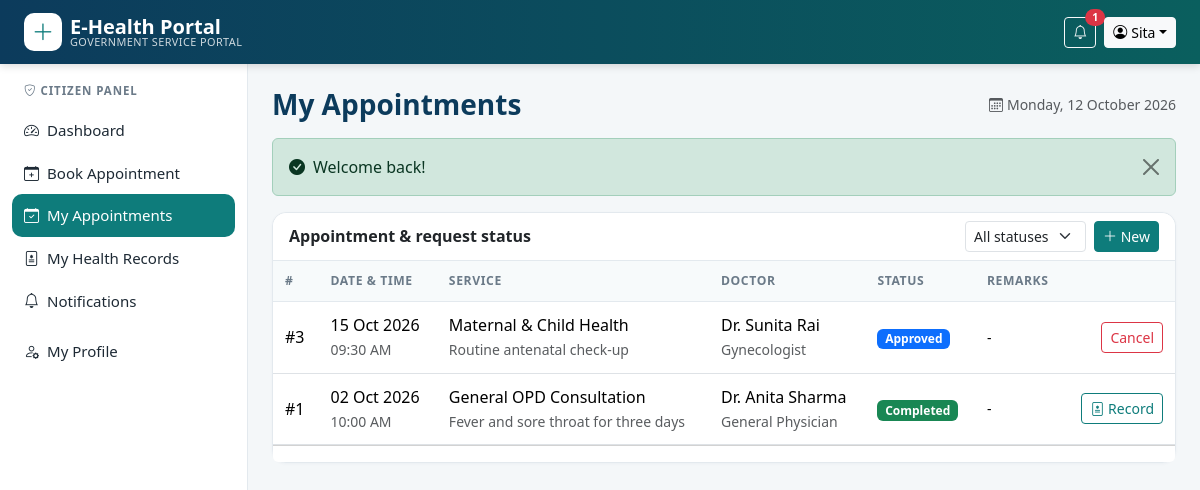
/citizen/appointments.php (signed in), run on the app's committed database.
### tables this page shows
CREATE TABLE users (
  user_id     INT UNSIGNED AUTO_INCREMENT PRIMARY KEY,
  name        VARCHAR(100) NOT NULL,
  email       VARCHAR(150) NOT NULL UNIQUE,
  password    VARCHAR(255) NOT NULL,
  role        ENUM('admin','doctor','citizen') NOT NULL DEFAULT 'citizen',
  phone       VARCHAR(20)  DEFAULT NULL,
  gender      ENUM('male','female','other') DEFAULT NULL,
  dob         DATE DEFAULT NULL,
  address     VARCHAR(200) DEFAULT NULL,
  status      ENUM('active','inactive') NOT NULL DEFAULT 'active',
  failed_logins TINYINT UNSIGNED NOT NULL DEFAULT 0,
  locked_until  DATETIME DEFAULT NULL,
  created_at  TIMESTAMP DEFAULT CURRENT_TIMESTAMP
);

CREATE TABLE appointments (
  appointment_id   INT UNSIGNED AUTO_INCREMENT PRIMARY KEY,
  user_id          INT UNSIGNED NOT NULL,
  service_id       INT UNSIGNED NOT NULL,
  doctor_id        INT UNSIGNED NOT NULL,
  appointment_date DATE NOT NULL,
  appointment_time TIME NOT NULL,
  reason           VARCHAR(500) DEFAULT NULL,
  status           ENUM('pending','approved','completed','cancelled','rejected') NOT NULL DEFAULT 'pending',
  admin_note       VARCHAR(300) DEFAULT NULL,
  created_at       TIMESTAMP DEFAULT CURRENT_TIMESTAMP,
  updated_at       TIMESTAMP DEFAULT CURRENT_TIMESTAMP ON UPDATE CURRENT_TIMESTAMP,
  INDEX idx_slot (doctor_id, appointment_date, appointment_time),
  CONSTRAINT fk_app_user    FOREIGN KEY (user_id)    REFERENCES users(user_id)               ON DELETE CASCADE,
  CONSTRAINT fk_app_service FOREIGN KEY (service_id) REFERENCES health_services(service_id)  ON DELETE CASCADE,
  CONSTRAINT fk_app_doctor  FOREIGN KEY (doctor_id)  REFERENCES doctors(doctor_id)           ON DELETE CASCADE
);

CREATE TABLE health_services (
  service_id   INT UNSIGNED AUTO_INCREMENT PRIMARY KEY,
  service_name VARCHAR(120) NOT NULL,
  description  TEXT,
  department   VARCHAR(80) NOT NULL,
  status       ENUM('active','inactive') NOT NULL DEFAULT 'active',
  created_at   TIMESTAMP DEFAULT CURRENT_TIMESTAMP
);

CREATE TABLE doctors (
  doctor_id      INT UNSIGNED AUTO_INCREMENT PRIMARY KEY,
  user_id        INT UNSIGNED DEFAULT NULL UNIQUE,
  name           VARCHAR(100) NOT NULL,
  specialization VARCHAR(100) NOT NULL,
  department     VARCHAR(80)  NOT NULL,
  contact        VARCHAR(20)  DEFAULT NULL,
  status         ENUM('active','inactive') NOT NULL DEFAULT 'active',
  created_at     TIMESTAMP DEFAULT CURRENT_TIMESTAMP,
  CONSTRAINT fk_doc_user FOREIGN KEY (user_id) REFERENCES users(user_id) ON DELETE SET NULL
);

### includes/db.php (called while the page is built, shortened)
<?php
function db(): PDO
{
    static $pdo = null;
    if ($pdo === null) {
        try {
            $dsn = 'mysql:host=' . DB_HOST . ';port=' . DB_PORT . ';dbname=' . DB_NAME . ';charset=utf8mb4';
            $pdo = new PDO($dsn, DB_USER, DB_PASS, [
                PDO::ATTR_ERRMODE            => PDO::ERRMODE_EXCEPTION,
                PDO::ATTR_DEFAULT_FETCH_MODE => PDO::FETCH_ASSOC,
                PDO::ATTR_EMULATE_PREPARES   => false,
            ]);
            $pdo->exec("SET time_zone = '+05:45'");
        } catch (PDOException $e) {
            http_response_code(500);
            die('<div style="font-family:sans-serif;max-width:600px;margin:60px auto;padding:20px;border:1px solid #f5c2c7;background:#f8d7da;border-radius:8px">'
              . '<h3>Database connection failed</h3><p>Please make sure <b>MySQL is running in XAMPP</b> and that you imported '
              . '<code>database/ehealth_db.sql</code>. Check the credentials in <code>config/config.php</code>.</p></div>');
        }
    }
    return $pdo;
}
function q(string $sql, array $params = []): PDOStatement
{
    $st = db()->prepare($sql);
    $st->execute($params);
    return $st;
}
function fetch_all(string $sql, array $params = []): array { return q($sql, $params)->fetchAll(); }
function fetch_one(string $sql, array $params = []): ?array { $r = q($sql, $params)->fetch(); return $r ?: null; }
function fetch_val(string $sql, array $params = []) { return q($sql, $params)->fetchColumn(); }

### includes/auth.php (called while the page is built, shortened)
<?php
require_once __DIR__ . '/functions.php';
function current_user(): ?array
{
    static $u = false;
    if ($u === false) {
        $u = isset($_SESSION['user_id'])
            ? fetch_one('SELECT user_id,name,email,role,phone,gender,dob,address,status FROM users WHERE user_id=?', [$_SESSION['user_id']])
            : null;
    }
    return $u;
}
function home_for(string $role): string
{
    return ['admin' => 'admin/dashboard.php', 'doctor' => 'doctor/dashboard.php', 'citizen' => 'citizen/dashboard.php'][$role] ?? 'index.php';
}
function require_role(string ...$roles): array
{
    $u = current_user();
    return $u;
}

### citizen/appointments.php (the view, shortened to what this page needs)
<?php
require_once __DIR__ . '/../includes/layout.php';
$u = require_role('citizen');
$where = 'a.user_id=?'; $params = [$u['user_id']];
$total = (int)fetch_val("SELECT COUNT(*) FROM appointments a WHERE $where", $params);
[$off, $per, $page, $pages] = paginate($total, 10);
$rows = fetch_all("SELECT a.*, s.service_name, d.name doctor_name, d.specialization,
                          (SELECT record_id FROM health_records r WHERE r.appointment_id=a.appointment_id LIMIT 1) record_id
                   FROM appointments a JOIN health_services s ON s.service_id=a.service_id JOIN doctors d ON d.doctor_id=a.doctor_id
                   WHERE $where ORDER BY a.appointment_date DESC, a.appointment_time DESC LIMIT $per OFFSET $off", $params);
layout_top('My Appointments', true);
?>
<div class="card">
  <div class="card-header d-flex flex-wrap gap-2 justify-content-between align-items-center">
    <span>Appointment &amp; request status</span>
    <form method="get" class="d-flex gap-2">
      <select name="status" class="form-select form-select-sm" onchange="this.form.submit()">
        <option value="">All statuses</option>
      </select>
      <a href="<?= url('citizen/book.php') ?>" class="btn btn-sm btn-teal text-nowrap"><i class="bi bi-plus-lg"></i> New</a>
    </form>
  </div>
  <div class="table-responsive"><table class="table table-hover align-middle mb-0">
    <thead><tr><th>#</th><th>Date &amp; time</th><th>Service</th><th>Doctor</th><th>Status</th><th>Remarks</th><th></th></tr></thead>
    <tbody>
    <?php foreach ($rows as $a): ?>
      <tr>
        <td>#<?= $a['appointment_id'] ?></td>
        <td><?= fmt_date($a['appointment_date']) ?><br><small class="text-muted"><?= fmt_time($a['appointment_time']) ?></small></td>
        <td><?= e($a['service_name']) ?><br><small class="text-muted"><?= e(mb_strimwidth((string)$a['reason'], 0, 40, '...')) ?></small></td>
        <td><?= e($a['doctor_name']) ?><br><small class="text-muted"><?= e($a['specialization']) ?></small></td>
        <td><?= status_badge($a['status']) ?></td>
        <td class="small"><?= e($a['admin_note'] ?: '-') ?></td>
        <td class="text-end text-nowrap">
          <?php if ($a['record_id']): ?><a class="btn btn-sm btn-outline-teal" href="<?= url('record.php?id=' . $a['record_id']) ?>"><i class="bi bi-file-medical"></i> Record</a><?php endif; ?>
          <?php if (in_array($a['status'], ['pending', 'approved'], true)): ?>
            <form method="post" class="d-inline" data-confirm="Cancel this appointment?"><?= csrf_field() ?>
              <button class="btn btn-sm btn-outline-danger">Cancel</button></form>
          <?php endif; ?>
        </td>
      </tr>
    <?php endforeach; if (!$rows) echo empty_row(7, 'You have no appointments yet.'); ?>
    </tbody></table></div>
  <div class="card-footer bg-white"><?= pagination_html($page, $pages) ?></div>
</div>
<?php layout_bottom(true); ?>

### includes/layout.php (shortened to what this page needs)
<?php
require_once __DIR__ . '/auth.php';
function menu_for(string $role): array
{
    switch ($role) {
        default: return [
            ['Dashboard', 'citizen/dashboard.php', 'speedometer2'],
            ['Book Appointment', 'citizen/book.php', 'calendar-plus'],
            ['My Appointments', 'citizen/appointments.php', 'calendar-check'],
            ['My Health Records', 'citizen/records.php', 'file-medical'],
            ['Notifications', 'notifications.php', 'bell'],
        ];
    }
}
function layout_top(string $title, bool $panel = false): void
{
    $u = current_user();
    $script = str_replace('\\', '/', $_SERVER['SCRIPT_NAME']);
    $unread = $u ? unread_count((int)$u['user_id']) : 0;
    ?><!DOCTYPE html>
<html lang="en">
<head>
<link rel="stylesheet" href="<?= asset('vendor/bootstrap/css/bootstrap.min.css') ?>">
<link rel="stylesheet" href="<?= asset('vendor/icons/bootstrap-icons.min.css') ?>">
<link rel="stylesheet" href="<?= asset('css/style.css') ?>">
</head>
<body class="<?= $panel ? 'panel-body' : '' ?>">
<nav class="navbar navbar-expand-lg navbar-dark topbar sticky-top">
  <div class="container-fluid px-lg-4">
    <a class="navbar-brand d-flex align-items-center" href="<?= url($u ? home_for($u['role']) : 'index.php') ?>">
      <span class="brand-mark me-2"><i class="bi bi-plus-lg"></i></span>
      <span class="lh-1"><strong>E-Health Portal</strong><small class="d-none d-sm-block">Government Service Portal</small></span>
    </a>
    <div class="<?= $panel ? 'ms-auto' : 'collapse navbar-collapse' ?>" id="mainNav">
      <div class="d-flex align-items-center gap-2">
        <?php if ($u): ?>
          <?php if (true): ?>
            <a href="<?= url('notifications.php') ?>" class="btn btn-sm btn-outline-light position-relative" title="Notifications">
              <i class="bi bi-bell"></i>
              <?php if ($unread): ?><span class="position-absolute top-0 start-100 translate-middle badge rounded-pill bg-danger"><?= $unread ?></span><?php endif; ?>
            </a>
          <?php endif; ?>
          <div class="dropdown">
            <button class="btn btn-sm btn-light dropdown-toggle" data-bs-toggle="dropdown"><i class="bi bi-person-circle me-1"></i><?= e(explode(' ', $u['name'])[0]) ?></button>
          </div>
        <?php else: ?>
          <a href="<?= url('login.php') ?>" class="btn btn-sm btn-outline-light">Login</a>
          <a href="<?= url('register.php') ?>" class="btn btn-sm btn-light text-teal fw-semibold">Register</a>
        <?php endif; ?>
      </div>
    </div>
  </div>
</nav>
<?php if ($panel && $u): ?>
<div class="panel-wrap">
  <aside class="sidebar" id="sidebar">
    <div class="sidebar-role"><i class="bi bi-shield-check me-1"></i><?= e(ucfirst($u['role'])) ?> Panel</div>
    <ul class="nav flex-column">
      <?php foreach (menu_for($u['role']) as [$label, $file, $icon]):
          $active = str_ends_with($script, '/' . $file) || (basename(dirname($script)) . '/' . basename($script)) === $file; ?>
        <li class="nav-item">
          <a class="nav-link <?= $active ? 'active' : '' ?>" href="<?= url($file) ?>"><i class="bi bi-<?= $icon ?> me-2"></i><?= e($label) ?></a>
        </li>
      <?php endforeach; ?>
      <li class="nav-item mt-2"><a class="nav-link <?= basename($script) === 'profile.php' ? 'active' : '' ?>" href="<?= url('profile.php') ?>"><i class="bi bi-person-gear me-2"></i>My Profile</a></li>
    </ul>
  </aside>
  <main class="panel-main">
    <div class="d-flex flex-wrap justify-content-between align-items-center mb-3">
      <h1 class="h3 page-title mb-0"><?= e($title) ?></h1>
      <span class="text-muted small d-none d-md-block"><i class="bi bi-calendar3 me-1"></i><?= date('l, d F Y') ?></span>
    </div>
    <?= flash_render() ?>
<?php else: ?>
<main>
<div class="container mt-3"><?= flash_render() ?></div>
<?php endif;
}
function layout_bottom(bool $panel = false): void
{
    if ($panel): ?>
  </main>
</div>
<?php endif; ?>
</body>
</html>
<?php
}

### includes/functions.php (shortened to what this page needs)
<?php
require_once __DIR__ . '/db.php';
function e($v): string { return htmlspecialchars((string)$v, ENT_QUOTES, 'UTF-8'); }
function url(string $path = ''): string { return BASE_URL . '/' . ltrim($path, '/'); }
function asset(string $path): string { return url('assets/' . ltrim($path, '/')); }
function flash_render(): string
{
    $out = '';
    foreach ($_SESSION['flash'] ?? [] as $f) {
        $cls = ['success' => 'success', 'error' => 'danger', 'warning' => 'warning', 'info' => 'info'][$f['type']] ?? 'info';
        $icon = ['success' => 'check-circle-fill', 'danger' => 'exclamation-triangle-fill', 'warning' => 'exclamation-circle-fill', 'info' => 'info-circle-fill'][$cls];
        $out .= '<div class="alert alert-' . $cls . ' d-flex align-items-center alert-dismissible fade show" role="alert">'
              . '<i class="bi bi-' . $icon . ' me-2"></i><div>' . e($f['msg']) . '</div>'
              . '<button type="button" class="btn-close" data-bs-dismiss="alert"></button></div>';
    }
    return $out;
}
function unread_count(int $userId): int
{
    return (int)fetch_val('SELECT COUNT(*) FROM notifications WHERE user_id=? AND is_read=0', [$userId]);
}
function status_badge(string $s): string
{
    $map = ['pending' => 'warning text-dark', 'approved' => 'primary', 'completed' => 'success',
            'cancelled' => 'secondary', 'rejected' => 'danger', 'active' => 'success', 'inactive' => 'secondary'];
    return '<span class="badge bg-' . ($map[$s] ?? 'secondary') . '">' . e(ucfirst($s)) . '</span>';
}
function fmt_date(?string $d): string { return $d ? date('d M Y', strtotime($d)) : '-'; }
function fmt_time(?string $t): string { return $t ? date('h:i A', strtotime($t)) : '-'; }
function paginate(int $total, int $perPage = 10): array
{
    $pages = max(1, (int)ceil($total / $perPage));
    $page = min(max(1, (int)($_GET['page'] ?? 1)), $pages);
    return [($page - 1) * $perPage, $perPage, $page, $pages];
}

### assets/css/style.css (style rules this page uses)
:root { --navy:#0c3b5c; --teal:#0e7c7b; --teal-dark:#0a5f5e; --mint:#e6f4f3; --ink:#1e2a35; --muted:#6b7a88; --line:#e3e9ee; --bg:#f4f7f9; }
body { background:var(--bg);color:var(--ink);font-family:system-ui,-apple-system,"Segoe UI",Roboto,"Helvetica Neue",Arial,sans-serif; }
.topbar { background:linear-gradient(90deg,var(--navy),var(--teal-dark));box-shadow:0 2px 8px rgba(0,0,0,.15) }
.topbar .navbar-brand small { font-size:.68rem;opacity:.8;font-weight:400;letter-spacing:.04em;text-transform:uppercase }
.brand-mark { width:38px;height:38px;border-radius:10px;background:#fff;color:var(--teal);display:inline-flex;align-items:center;justify-content:center;font-size:1.4rem }
.card { border:1px solid var(--line);border-radius:14px;box-shadow:0 1px 3px rgba(12,59,92,.04) }
.card-header { background:#fff;border-bottom:1px solid var(--line);font-weight:600;border-radius:14px 14px 0 0!important }
.panel-wrap { display:flex;min-height:calc(100vh - 62px) }
.sidebar { width:248px;background:#fff;border-right:1px solid var(--line);padding:18px 12px;flex-shrink:0 }
.sidebar-role { font-size:.72rem;text-transform:uppercase;letter-spacing:.08em;color:var(--muted);padding:0 12px 10px;font-weight:600 }
.sidebar .nav-link { color:var(--ink);border-radius:10px;padding:10px 12px;font-size:.94rem }
.sidebar .nav-link.active { background:var(--teal);color:#fff }
.panel-main { flex:1;padding:24px;min-width:0 }
.page-title { color:var(--navy);font-weight:700 }
.table>:not(caption)>*>* { padding:.7rem .75rem }
.table thead th { background:#f7fafb;color:var(--muted);font-size:.76rem;text-transform:uppercase;letter-spacing:.05em;border-bottom:1px solid var(--line);white-space:nowrap }
.btn-teal { background:var(--teal);border-color:var(--teal);color:#fff }
.btn-outline-teal { border-color:var(--teal);color:var(--teal) }

### data on the page
users: name "Sita", role "CITIZEN"
appointments: appointment_id "3", appointment_date "15 Oct 2026", appointment_time "09:30 AM", service.service_name "Maternal & Child Health", reason "Routine antenatal check-up", doctor.name "Dr. Sunita Rai", doctor.specialization "Gynecologist", status "Approved", admin_note "-"
appointments: appointment_id "1", appointment_date "02 Oct 2026", appointment_time "10:00 AM", service.service_name "General OPD Consultation", reason "Fever and sore throat for three days", doctor.name "Dr. Anita Sharma", doctor.specialization "General Physician", status "Completed", admin_note "-"

### other printed values
$unread "1"
$label "Dashboard"
$label "Book Appointment"
$label "My Appointments"
$label "My Health Records"
$label "Notifications"
$title "My Appointments"
$f['msg'] "Welcome back!"
